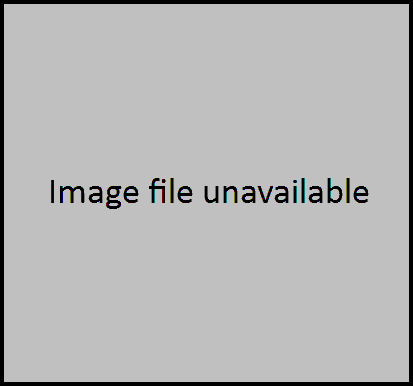
%> input picture Matlab/Visualization/googleearth_matlab/googleearth/data/image_file_unavailable.bmp, 413 x 386 px
$ octave --eval "result = processImage(imread('../../../../../Visualization/googleearth_matlab/googleearth/data/image_file_unavailable.bmp'));"   (GNU Octave 9; MATLAB toolbox functions it lacks are replaced by stand-ins)
%> lines starting %> are read from the running program, lines starting %| are printed output that depends on the picture
function Iout = processImage(im)


I = imresize(im,[114 227]);
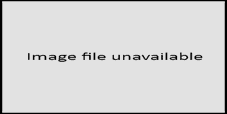
%> I: size 114x227 uint8; min 0, max 9, mean 7.56; drawn with min black and max white
altered_h = 227 - 114;

Iout = padarray(I,[altered_h 0],'pre');
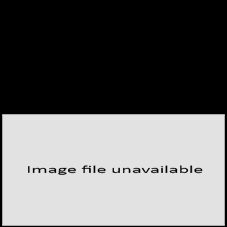
%> Iout: size 227x227 uint8; min 0, max 9, mean 3.79; drawn with min black and max white
end

$ run again, on Matlab/Visualization/googleearth_matlab/googleearth/data/map.bmp
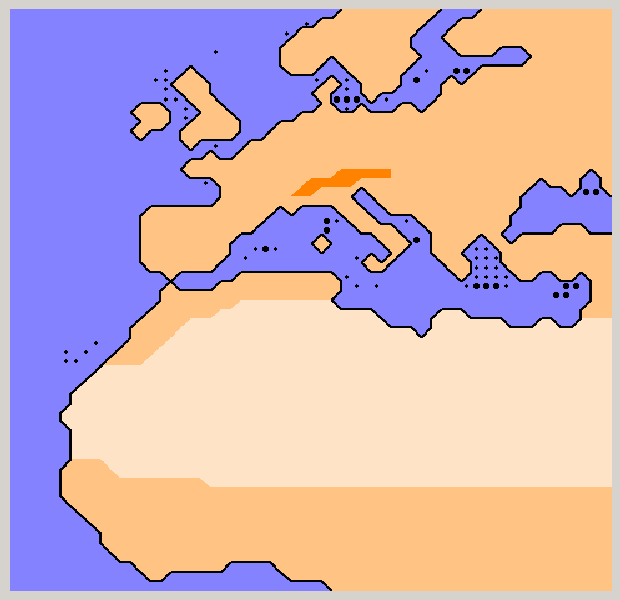
%> input picture Matlab/Visualization/googleearth_matlab/googleearth/data/map.bmp, 620 x 600 px
%> in processImage, `I = imresize(im,[114 227]);`:
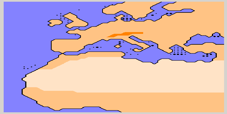
%> I: size 114x227x3 uint8; mean R, G, B 206.3, 177.2, 186.3
%> in processImage, `Iout = padarray(I,[altered_h 0],'pre');`:
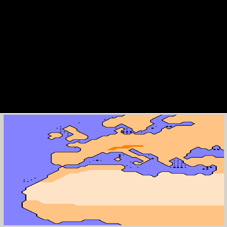
%> Iout: size 227x227x3 uint8; mean R, G, B 103.6, 89, 93.6
